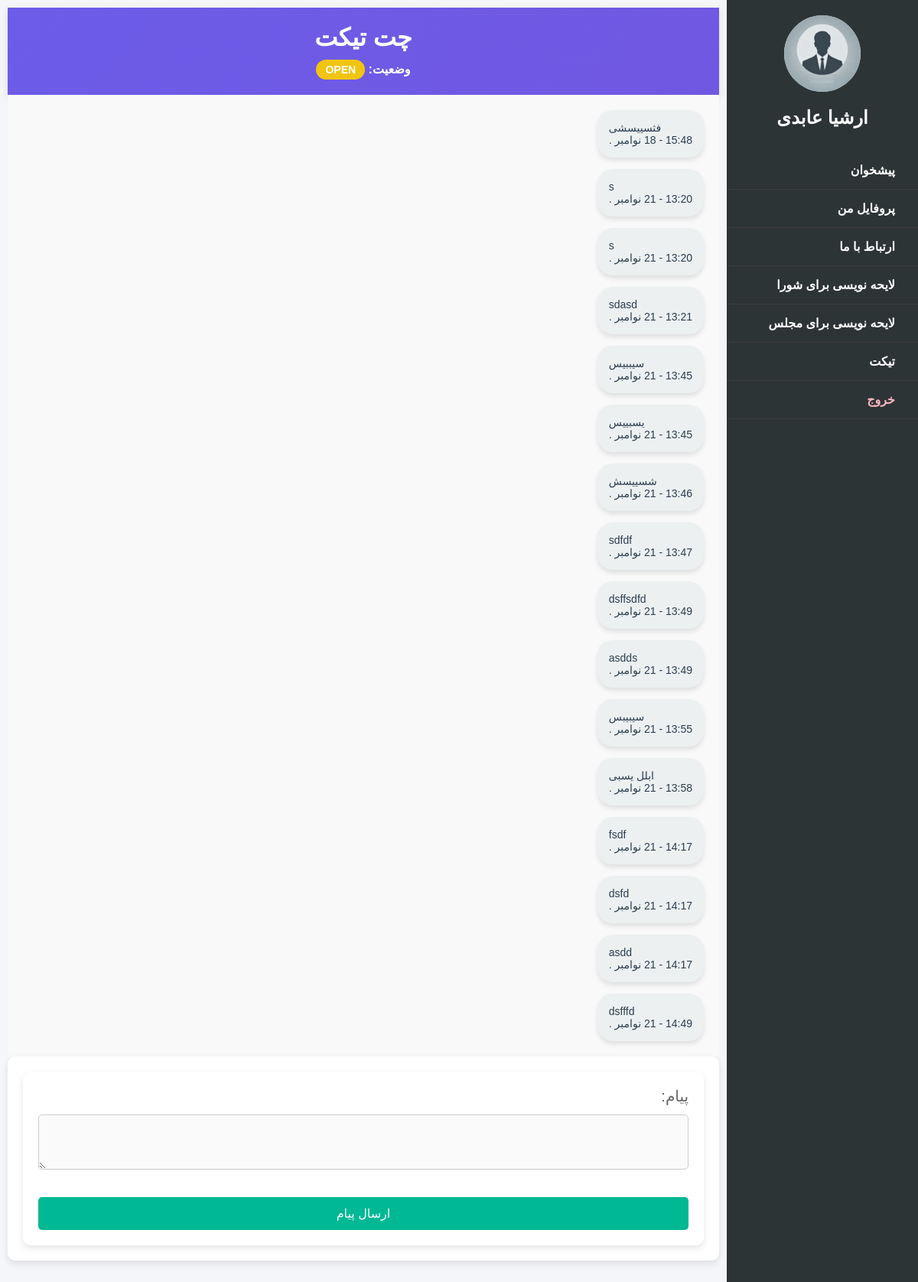
The page /1/ (signed in) on the database its author committed.
### myapp/models.py (models this page shows, shortened)
class UserAccount(AbstractBaseUser):
    phone_number = models.CharField(max_length=15, default='0000000000', unique=True, verbose_name="شماره تلفن")
    name = models.CharField(max_length=100, verbose_name="نام")
    family = models.CharField(max_length=100, verbose_name="نام خانوادگی")
    state = models.CharField(max_length=150, blank=True, null=True, verbose_name="استان")
    city = models.CharField(max_length=150, blank=True, null=True, verbose_name="شهر")
    address = models.CharField(max_length=150, blank=True, null=True, verbose_name="آدرس")
    birth_date = models.DateField(blank=True, null=True, verbose_name="تاریخ تولد")
    id_card = models.ImageField(upload_to='id_cards/', blank=True, null=True, verbose_name="کارت ملی")
    national_code = models.CharField(max_length=100, blank=True, null=True, verbose_name="کدملی")
    selfie = models.ImageField(upload_to='selfie/', blank=True, null=True, verbose_name="عکس سلفی")
    profile_picture = models.ImageField(upload_to='profile_pictures', blank=True, null=True, verbose_name="عکس پروفایل")
    registration_date = models.DateTimeField(default=timezone.now, verbose_name="سال ساخت اکانت")
    verification_code = models.CharField(max_length=6, blank=True, null=True, verbose_name="کد وریفای")
    is_phone_verified = models.BooleanField(default=False, verbose_name="تایید شماره تلفن")
    is_active = models.BooleanField(default=False, verbose_name="فعال سازی حساب")
    STATUS = [
        ("1", "وریفای نشده"),
        ("2", "درحال بررسی"),
        ("3", "نیاز به تغییرات"),
        ("4", "وریفای شده"),
    ]
    is_verified = models.CharField(choices=STATUS, default="1", max_length=30, verbose_name="وضعیت وریفای حساب")
    is_staff = models.BooleanField(default=False, verbose_name="ادمین")
    objects = UserManager()
    USERNAME_FIELD = 'phone_number'  # شماره تلفن به عنوان نام کاربری
    REQUIRED_FIELDS = ['name', 'family', 'birth_date', 'national_code']
    class Meta:
        verbose_name = "کاربر ها"
        verbose_name_plural = "کاربر ها"

### tickets/models.py (models this page shows, shortened)
class Ticket(models.Model):
    STATUS_CHOICES = [
        ('open', 'Open'),
        ('in_progress', 'In Progress'),
        ('closed', 'Closed'),
    ]
    section = models.CharField(max_length=100, choices=[
        ('technical', 'بخش فنی'),
        ('support', 'بخش پشتیبانی'),
        ('sales', 'بخش فروش'),
        ('other', 'سایر بخش‌ها'),
    ], default='other')
    user = models.ForeignKey(UserAccount, on_delete=models.CASCADE)
    title = models.CharField(max_length=200)
    description = models.TextField()
    status = models.CharField(max_length=20, choices=STATUS_CHOICES, default='open')
    created_at = models.DateTimeField(auto_now_add=True)
    updated_at = models.DateTimeField(auto_now=True)

class TicketResponse(models.Model):
    ticket = models.ForeignKey(Ticket, on_delete=models.CASCADE, related_name='responses')
    user = models.ForeignKey(settings.AUTH_USER_MODEL, on_delete=models.CASCADE)
    message = models.TextField()
    attachment = models.FileField(upload_to='attachments/', blank=True, null=True)  # فیلد پیوست
    created_at = models.DateTimeField(auto_now_add=True)

### tickets/views.py (the view)
# urls.py: path('<int:ticket_id>/', views.ticket_detail, name='ticket_detail'),
@login_required
def ticket_detail(request, ticket_id):
    ticket = get_object_or_404(Ticket, id=ticket_id)
    if request.user != ticket.user and not request.user.is_staff:
        return redirect('tickets:ticket_list')
    if request.method == 'POST':
        form = TicketResponseForm(request.POST)
        if form.is_valid():
            response = form.save(commit=False)
            response.ticket = ticket
            response.user = request.user  # می‌تواند ادمین یا کاربر معمولی باشد
            response.save()
            return redirect('tickets:ticket_detail', ticket_id=ticket_id)
    else:
        form = TicketResponseForm()
    return render(request, 'ticket_detail.html', {
        'ticket': ticket,
        'form': form
    })

### tickets/forms.py
class TicketResponseForm(forms.ModelForm):
    message = forms.CharField(
        required=True,
        label="پیام",
        widget=forms.Textarea(attrs={'rows': 4, 'cols': 40})  # Example of adding a widget
    )
    class Meta:
        model = TicketResponse
        fields = ['message']

### tickets/templates/ticket_detail.html (shortened to what this page needs)
<!DOCTYPE html>
<html lang="fa">
<head>
    <link rel="stylesheet" href="https://unpkg.com/ionicons@4.5.10-0/dist/css/ionicons.min.css">
</head>
<body>
{% include 'pannel/menu.html' %}
<main class="main-content">
    <div class="container">
        <div class="header">
            <h1>چت تیکت</h1>
            <p class="ticket-status">
                وضعیت:
                <span class="status {% if ticket.status == 'باز' %}open{% elif ticket.status == 'بسته' %}closed{% else %}other{% endif %}">
            {{ ticket.status }}
        </span>
        </div>
        <div class="messages">
            {% for response in ticket.responses.all %}
                <div class="message-item {% if response.user.is_staff %}admin{% else %}user{% endif %}">
                    <div class="message-bubble {% if response.user.is_staff %}admin{% else %}user{% endif %}">
                        <p>{{ response.message }}</p>
                        <span class="time">
                        {{ response.created_at|date:"H:i - d M" }}
                    </span>
                        <span class="section">
                        .{{ response.get_section_display }}
                    </span>
                    </div>
                </div>
            {% empty %}
                <p>هیچ پیامی وجود ندارد.</p>
            {% endfor %}
        </div>
        <div class="document-section">
            <div class="document-form">
                <form method="post" enctype="multipart/form-data">
                    {{ form.as_table }}
                    <input type="submit" value="ارسال پیام">
                </form>
            </div>
        </div>
    </div>
</body>
</html>

### myapp/templates/pannel/menu.html (shortened to what this page needs)
{% load static %}
<aside class="sidebar" id="sidebar">
    <div class="profile-pic">
        {% if user.profile_picture %}
            <img src="{{ user.profile_picture.url }}" alt="Profile Picture">
        {% else %}
            <img src="{% static 'images/dprofile.webp' %}" alt="Default Profile Picture">
        {% endif %}
    </div>
    <h2>{{ user.name }} {{ user.family }}</h2>
    <ul>
        <li>
            <a href="{% url 'home' %}">
                <span>پیشخوان</span>
            </a>
        </li>
        <li>
            <a href="{% url 'profile' %}">
                <span>پروفایل من</span>
            </a>
        </li>
        <li>
            <a href="{% url 'contact-us' %}">
                <span>ارتباط با ما</span>
            </a>
        </li>
        <li>
            <a href="{% url 'app1:council' user_id=user.id %}">
                <span>لایحه نویسی برای شورا</span>
            </a>
        </li>
        <li>
            <a href="{% url 'app1:assembly' user_id=user.id %}">
                <span>لایحه نویسی برای مجلس</span>
            </a>
        </li>
        <li>
            <a href="{% url 'tickets:ticket_list' %}">
                <span>تیکت</span>
            </a>
        </li>
        <li>
            <a href="{% url 'logout' %}" style="color: lightpink;">
                <span>خروج</span>
            </a>
        </li>
    </ul>
</aside>

### tickets/templates/ticket_detail.html (style rules this page uses)
* { margin: 0; padding: 0; box-sizing: border-box; }
body { font-family: 'Arial', sans-serif; background-color: #f5f6fa; direction: rtl; display: flex; height: 100vh; }
.main-content { padding-right: 250px; width: 100%; transition: margin-right 0.3s; }
label { position: relative; color: #666666; font-weight: 400; font-size: 20px; }
.document-section { display: flex; flex-direction: column; background-color: #ffffff; padding: 20px; border-radius: 10px; box-shadow: 0 4px 10px rgba(0, 0, 0, 0.1); margin-bottom: 30px; }
.document-form { background-color: #ffffff; padding: 20px; border-radius: 10px; box-shadow: 0 4px 10px rgba(0, 0, 0, 0.1); }
input[type="text"], input[type="email"], input[type="password"], select, textarea { width: 100%; height: 6vw; margin-top: 1vw; margin-bottom: 1vw; border: 1px solid #ccc; border-radius: 5px; font-size: 16px; color: #636e72; background-color: #fafafa; transition: border-color 0.3s; }
input[type="submit"] { background-color: #00b894; color: #ffffff; padding: 12px 20px; border: none; border-radius: 5px; font-size: 16px; cursor: pointer; width: 100%; margin-top: 20px; transition: background-color 0.3s; }
.container { display: flex; flex-direction: column; width: 100%; height: 100%; transition: padding-right 0.3s; padding: 10px; }
.header { background: linear-gradient(135deg, #6c5ce7, #7158e2); color: #ffffff; padding: 20px; text-align: center; box-shadow: 0 4px 10px rgba(0, 0, 0, 0.1); }
.ticket-status { margin-top: 10px; font-size: 16px; font-weight: bold; }
.ticket-status .status { padding: 5px 12px; border-radius: 20px; display: inline-block; font-size: 14px; text-transform: uppercase; }
.status.other { background: #f1c40f; color: white; }
.messages { flex: 1; overflow-y: auto; background: #f9f9f9; padding: 20px; display: flex; flex-direction: column; gap: 15px; max-height: calc(100vh - 180px); }
.message-item { display: flex; align-items: flex-start; }
.message-bubble { max-width: 60%; padding: 15px; border-radius: 20px; position: relative; font-size: 14px; box-shadow: 0 4px 6px rgba(0, 0, 0, 0.1); animation: fadeIn 0.3s ease-in-out; }
.message-bubble.admin { background: #ecf0f1; color: #2c3e50; text-align: left; }

### myapp/templates/pannel/menu.html (style rules this page uses)
body { font-family: Arial, sans-serif; direction: rtl; text-align: right; margin: 0; padding: 0; }
.sidebar { width: 250px; background-color: #2d3436; color: #fff; display: flex; flex-direction: column; align-items: center; padding-top: 20px; position: fixed; height: 100%; transition: transform 0.3s ease-in-out; z-index: 2; }
.sidebar h2 { margin-bottom: 30px; }
.profile-pic { width: 100px; height: 100px; border-radius: 50%; background-color: #dfe6e9; overflow: hidden; margin-bottom: 20px; }
.profile-pic img { width: 100%; height: 100%; object-fit: cover; }
.sidebar ul { list-style: none; width: 100%; }
.sidebar ul li a { padding: 15px 20px; display: flex; align-items: center; cursor: pointer; border-bottom: 1px solid #3d3d3d; transition: background 0.3s; text-decoration: none; color: white; font-weight: 600; }
.sidebar ul li span { flex: 1; }

### rows shown on the page
UserAccount: name "ارشیا", family "عابدی"
Ticket: status "OPEN"
TicketResponse: message "فثسییسشی", created_at "15:48 - 18 نوامبر"
TicketResponse: message "s", created_at "13:20 - 21 نوامبر"
TicketResponse: message "s", created_at "13:20 - 21 نوامبر"
TicketResponse: message "sdasd", created_at "13:21 - 21 نوامبر"
TicketResponse: message "سیببیس", created_at "13:45 - 21 نوامبر"
TicketResponse: message "یسبییس", created_at "13:45 - 21 نوامبر"
TicketResponse: message "شسییسش", created_at "13:46 - 21 نوامبر"
TicketResponse: message "sdfdf", created_at "13:47 - 21 نوامبر"
TicketResponse: message "dsffsdfd", created_at "13:49 - 21 نوامبر"
TicketResponse: message "asdds", created_at "13:49 - 21 نوامبر"
TicketResponse: message "سیبیبس", created_at "13:55 - 21 نوامبر"
TicketResponse: message "ابلل یسبی", created_at "13:58 - 21 نوامبر"
TicketResponse: message "fsdf", created_at "14:17 - 21 نوامبر"
TicketResponse: message "dsfd", created_at "14:17 - 21 نوامبر"
TicketResponse: message "asdd", created_at "14:17 - 21 نوامبر"
TicketResponse: message "dsfffd", created_at "14:49 - 21 نوامبر"
